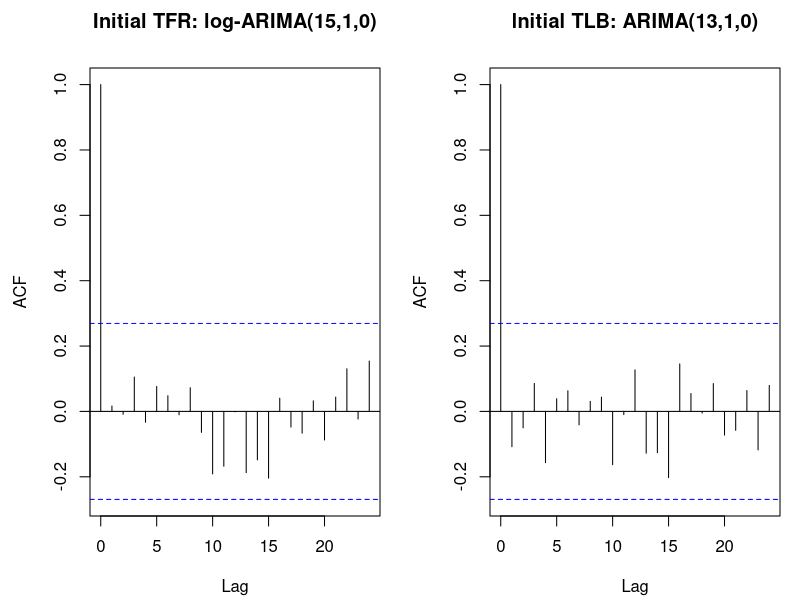
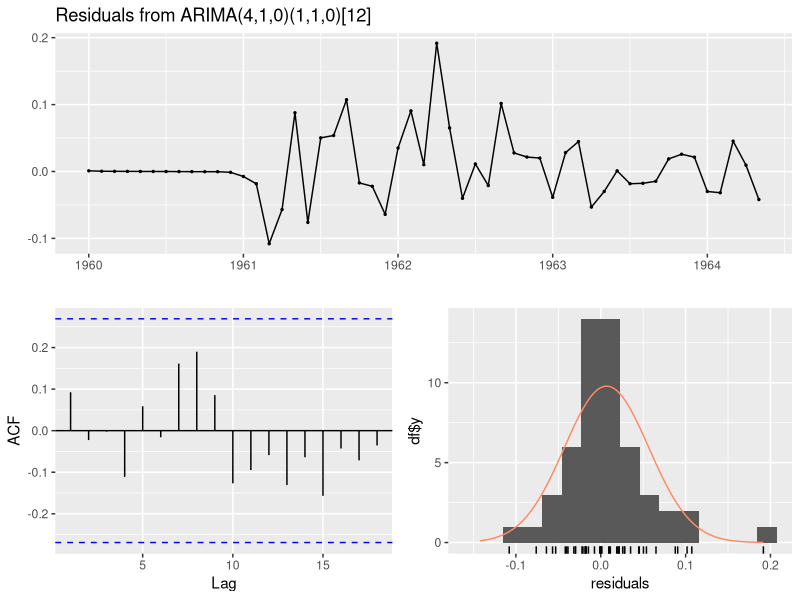
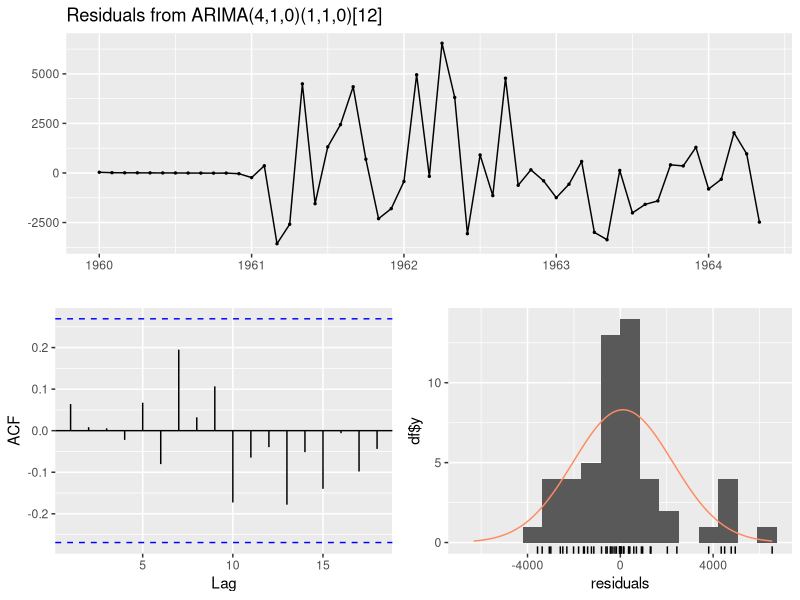
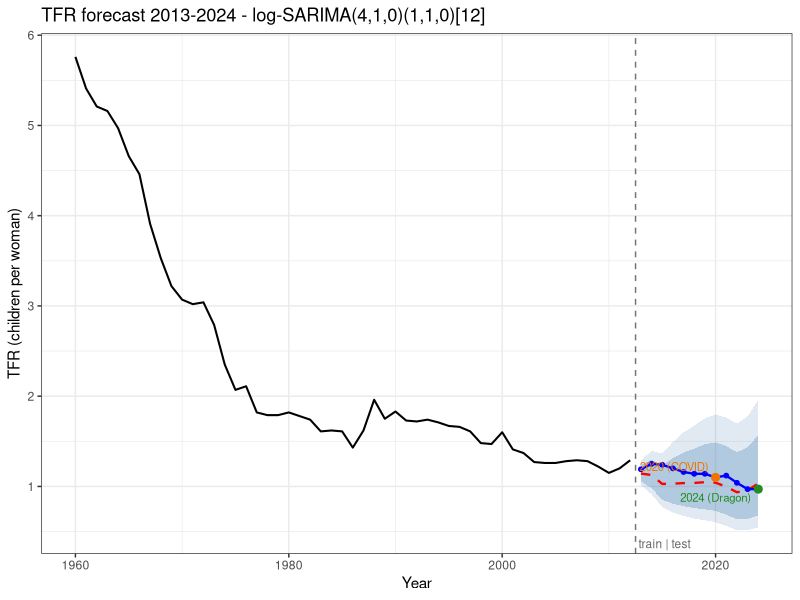
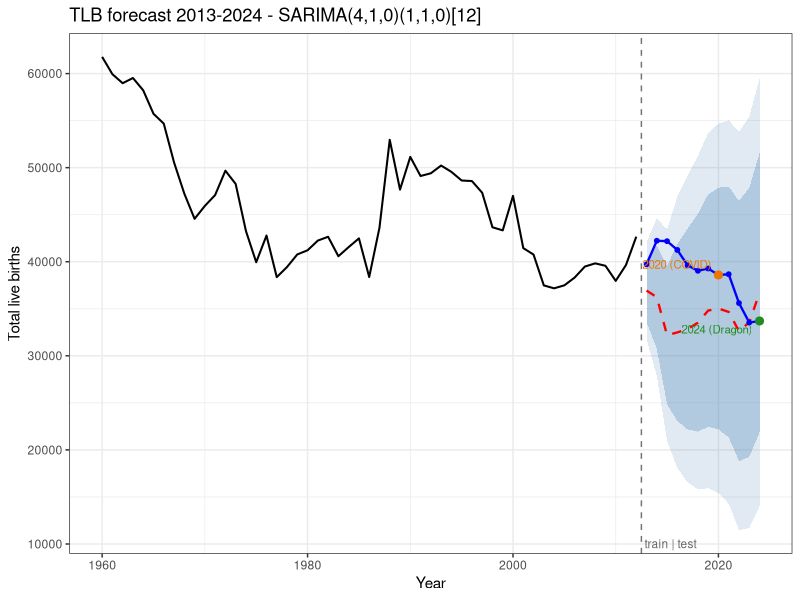

The R source for these figures, in order:
# =============================================================================
# REPORT FIGURES + NUMBERS for the INITIAL->IMPROVED revision of
# final_report_revised.md.
#   Initial (clunky, high-order, non-seasonal): TFR log-ARIMA(15,1,0); TLB ARIMA(13,1,0)
#   Improved (parsimonious SARIMA, seasonal difference): both SARIMA(4,1,0)(1,1,0)[12]
# Re-uses the report figure filenames so existing image links keep working:
#   Fig 3 fr2_fig3_initial_resid_acf | Fig 4 fr2_fig4_resid_tfr |
#   Fig 5 fr2_fig5_resid_tlb | Fig 6 fr2_fig6_forecast_tfr | Fig 7 fr2_fig7_forecast_tlb
# Prints every number quoted in the report. Train 1960-2012 | test 2013-2024.
# =============================================================================
suppressPackageStartupMessages({ library(forecast); library(tseries); library(ggplot2) })
options(stringsAsFactors = FALSE, scipen = 999); set.seed(42)
dir.create("figures", showWarnings = FALSE)
rule <- function(s) cat("\n====", s, "====\n")

data  <- read.csv("cleaned_tlb_tfr_1960_2024.csv")
train <- subset(data, Year <= 2012); test <- subset(data, Year >= 2013)
ty <- test$Year; tyr <- train$Year
tfr_t1  <- ts(train$TFR, start = 1960, frequency = 1)
tlb_t1  <- ts(train$TLB, start = 1960, frequency = 1)
tfr_s12 <- ts(train$TFR, start = 1960, frequency = 12)
tlb_s12 <- ts(train$TLB, start = 1960, frequency = 12)
tfr_test <- test$TFR; tlb_test <- test$TLB

# ---- fits --------------------------------------------------------------------
tfr_init <- Arima(tfr_t1,  c(15,1,0),                               lambda = 0, method = "ML")
tfr_impr <- Arima(tfr_s12, c(4,1,0), list(order=c(1,1,0),period=12),lambda = 0, method = "ML")
tlb_init <- Arima(tlb_t1,  c(13,1,0),                                          method = "ML")
tlb_impr <- Arima(tlb_s12, c(4,1,0), list(order=c(1,1,0),period=12),           method = "ML")

# ---- numbers helper ----------------------------------------------------------
report_num <- function(fit, test, lab, expo=FALSE) {
  np <- length(fit$coef); se <- sqrt(diag(fit$var.coef)); tt <- coef(fit)/se
  png(tempfile(fileext=".png")); cr <- suppressWarnings(checkresiduals(fit, plot=FALSE)); dev.off()
  fc <- forecast(fit, h=length(test), biasadj=FALSE); m <- as.numeric(fc$mean)
  e  <- as.numeric(test) - m
  mse <- mean(e^2); mae <- mean(abs(e)); mape <- mean(abs(e/as.numeric(test)))*100
  rule(lab)
  print(round(rbind(coef=coef(fit), se=se, t=tt), 3))
  cat(sprintf("npar=%d  AIC=%.2f  BIC=%.2f  loglik=%.2f  sigma2=%.6g  sigma=%.4g\n",
              np, AIC(fit), BIC(fit), logLik(fit), fit$sigma2, sqrt(fit$sigma2)))
  cat(sprintf("Ljung-Box: Q*=%.2f  df=%d  p=%.4f\n", unname(cr$statistic), cr$parameter, cr$p.value))
  cat(sprintf("test MSE=%.6g  MAE=%.4g  MAPE=%.2f%%  | largest |err|=%.4g in %d | min95low=%.4f\n",
              mse, mae, mape, max(abs(e)), ty[which.max(abs(e))], min(as.numeric(fc$lower[,2]))))
  cat("forecast mean:", paste(round(m, ifelse(expo,3,0)), collapse=", "), "\n")
  invisible(list(fit=fit, fc=fc, mse=mse, mae=mae, mape=mape))
}
R1 <- report_num(tfr_init, tfr_test, "TFR INITIAL log-ARIMA(15,1,0)", expo=TRUE)
R2 <- report_num(tfr_impr, tfr_test, "TFR IMPROVED log-SARIMA(4,1,0)(1,1,0)[12]", expo=TRUE)
R3 <- report_num(tlb_init, tlb_test, "TLB INITIAL ARIMA(13,1,0)")
R4 <- report_num(tlb_impr, tlb_test, "TLB IMPROVED SARIMA(4,1,0)(1,1,0)[12]")

# significant-lag count for initials
sigc <- function(fit){ tt<-coef(fit)/sqrt(diag(fit$var.coef)); sprintf("%d/%d sig: %s",
        sum(abs(tt)>1.96), length(tt), paste(names(tt)[abs(tt)>1.96],collapse=",")) }
rule("significant coefficients (initials)")
cat("TFR log-ARIMA(15,1,0):", sigc(tfr_init), "\n")
cat("TLB ARIMA(13,1,0)    :", sigc(tlb_init), "\n")

# =============================================================================
# FIG 3 — residual ACF of the two INITIAL high-order ARIMA models (clean band,
#         formal LB marginal). 2 panels.
# =============================================================================
png("plots/fr2_fig3_initial_resid_acf.png", width = 1180, height = 470, res = 130, bg = "white")
par(mfrow = c(1,2), mar = c(4.2,4.5,3.4,1))
r1 <- as.numeric(residuals(tfr_init)); r3 <- as.numeric(residuals(tlb_init))
acf(r1[is.finite(r1)], lag.max = 24, main = "Initial TFR: log-ARIMA(15,1,0)")
acf(r3[is.finite(r3)], lag.max = 24, main = "Initial TLB: ARIMA(13,1,0)")
dev.off(); cat("\nwrote fr2_fig3_initial_resid_acf.png\n")

# =============================================================================
# FIG 4 & 5 — checkresiduals 4-panel for the IMPROVED models
# =============================================================================
png("plots/fr2_fig4_resid_tfr.png", width = 980, height = 720, res = 120, bg = "white")
suppressWarnings(checkresiduals(tfr_impr)); dev.off(); cat("wrote fr2_fig4_resid_tfr.png\n")
png("plots/fr2_fig5_resid_tlb.png", width = 980, height = 720, res = 120, bg = "white")
suppressWarnings(checkresiduals(tlb_impr)); dev.off(); cat("wrote fr2_fig5_resid_tlb.png\n")

# =============================================================================
# FIG 6 & 7 — forecasts (ggplot; back-transform automatic for TFR via lambda)
# =============================================================================
fc_gg <- function(fit, hist_vals, obs, title, ylab, fname, dragon2024=TRUE) {
  fc <- forecast(fit, h = length(obs), biasadj = FALSE)
  hist_df <- data.frame(Year = tyr, Value = as.numeric(hist_vals))
  fc_df <- data.frame(Year = ty, Mean = as.numeric(fc$mean),
                      Lo80 = as.numeric(fc$lower[,1]), Hi80 = as.numeric(fc$upper[,1]),
                      Lo95 = as.numeric(fc$lower[,2]), Hi95 = as.numeric(fc$upper[,2]),
                      Actual = as.numeric(obs))
  p <- ggplot() +
    geom_ribbon(data=fc_df, aes(Year, ymin=Lo95, ymax=Hi95), fill="steelblue", alpha=0.16) +
    geom_ribbon(data=fc_df, aes(Year, ymin=Lo80, ymax=Hi80), fill="steelblue", alpha=0.30) +
    geom_line(data=hist_df, aes(Year, Value), colour="black", linewidth=0.7) +
    geom_line(data=fc_df, aes(Year, Mean), colour="red", linetype="dashed", linewidth=0.8) +
    geom_line(data=fc_df, aes(Year, Actual), colour="blue", linewidth=0.8) +
    geom_point(data=fc_df, aes(Year, Actual), colour="blue", size=1.3) +
    geom_vline(xintercept=2012.5, linetype="dashed", colour="grey45") +
    annotate("text", x=2012.5, y=-Inf, label=" train | test", hjust=0, vjust=-0.6, colour="grey40", size=3) +
    annotate("point", x=2020, y=fc_df$Actual[fc_df$Year==2020], colour="darkorange2", size=2.4) +
    annotate("text", x=2020, y=fc_df$Actual[fc_df$Year==2020], label="2020 (COVID)",
             colour="darkorange2", size=2.9, hjust=1.1, vjust=-0.7) +
    labs(title=title, x="Year", y=ylab) + theme_bw()
  if (dragon2024)
    p <- p + annotate("point", x=2024, y=fc_df$Actual[fc_df$Year==2024], colour="forestgreen", size=2.4) +
             annotate("text", x=2024, y=fc_df$Actual[fc_df$Year==2024], label="2024 (Dragon)",
                      colour="forestgreen", size=2.9, hjust=1.1, vjust=1.4)
  ggsave(fname, p, width=9, height=5, dpi=130)
  cat("wrote", fname, "\n")
}
fc_gg(tfr_impr, train$TFR, tfr_test, "TFR forecast 2013-2024 - log-SARIMA(4,1,0)(1,1,0)[12]",
      "TFR (children per woman)", "plots/fr2_fig6_forecast_tfr.png")
fc_gg(tlb_impr, train$TLB, tlb_test, "TLB forecast 2013-2024 - SARIMA(4,1,0)(1,1,0)[12]",
      "Total live births", "plots/fr2_fig7_forecast_tlb.png")

cat("\nDONE\n")
